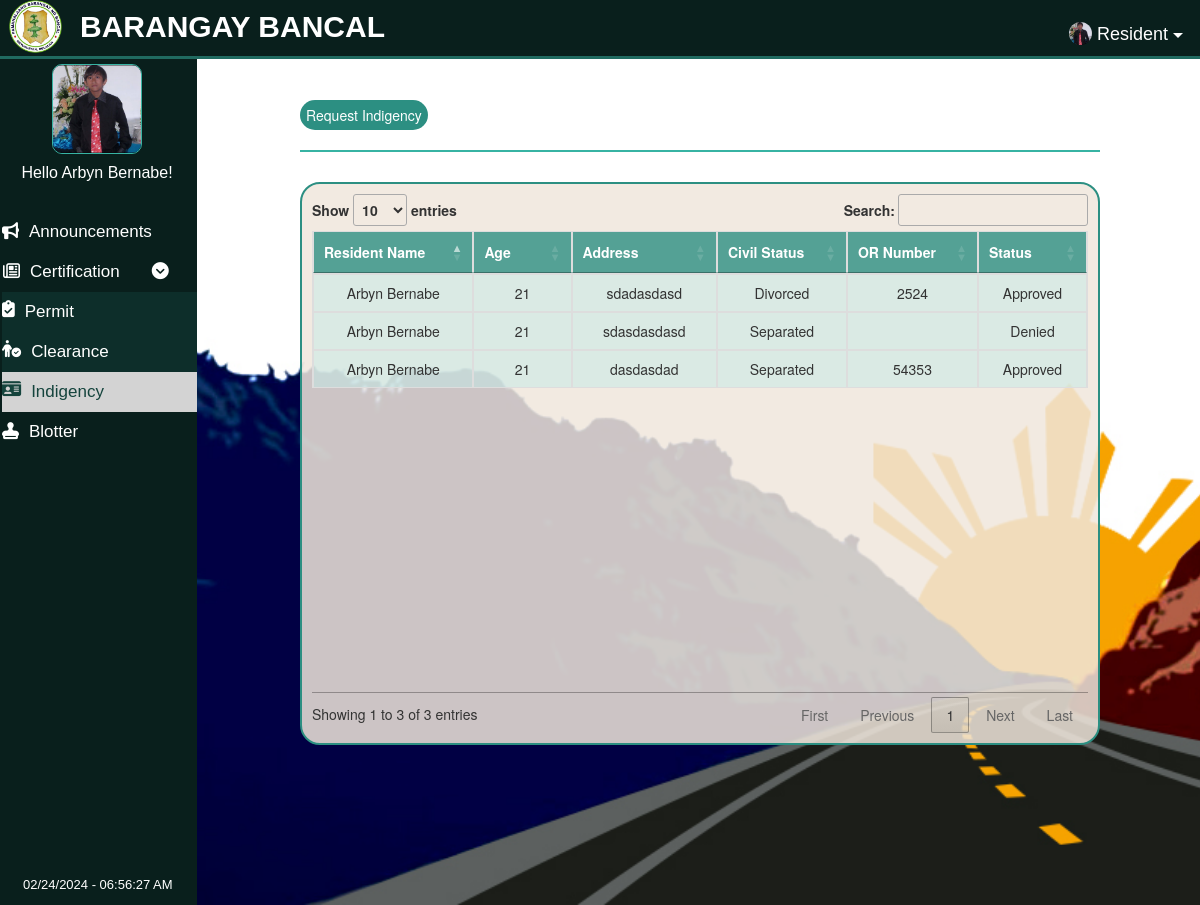
Screenshot of /pages/Indigencyuser/Indigencyuser.php (signed in) with the database file from the repository.
### tables this page shows
CREATE TABLE `tblresidents` (
  `id` int(11) NOT NULL,
  `name` varchar(100) NOT NULL,
  `contact` varchar(100) NOT NULL,
  `age` varchar(100) NOT NULL,
  `gender` varchar(100) NOT NULL,
  `address` varchar(100) NOT NULL,
  `User` varchar(100) NOT NULL,
  `Pass` varchar(100) NOT NULL,
  `img_url` varchar(100) NOT NULL
);

CREATE TABLE `tblindigency` (
  `id` int(11) NOT NULL,
  `user_id` int(11) NOT NULL,
  `rname` varchar(100) NOT NULL,
  `age` varchar(100) NOT NULL,
  `address` varchar(100) NOT NULL,
  `civil` varchar(100) NOT NULL,
  `ornumber` varchar(100) NOT NULL,
  `status` varchar(100) NOT NULL,
  `date` varchar(100) NOT NULL
);

### pages/Indigencyuser/Indigencyuser.php (the view, shortened to what this page needs)
<?php
include "config.php";
$userid=$_SESSION['userid'];
if(empty($_SESSION['userid']))
{
    header('location:../LoginPageuser/LoginPageuser.php');
}
else
{
?>
<!DOCTYPE html>
<html lang="en">
<head>
    <link rel="stylesheet" href="../../css/Indigencyuser.css">
    <link rel="stylesheet" href="https://cdnjs.cloudflare.com/ajax/libs/font-awesome/6.2.0/css/all.min.css">
    <link rel="stylesheet" href="https://cdnjs.cloudflare.com/ajax/libs/twitter-bootstrap/3.3.7/css/bootstrap.min.css" />
    <link rel="stylesheet" href="https://cdn.datatables.net/1.12.1/css/jquery.dataTables.min.css" />
</head>
<body>
<?php
            $query = "SELECT img_url FROM tblresidents WHERE id='$userid'";
            $sql = mysqli_query($conn,$query);
            if(mysqli_num_rows($sql)>0){
                while($images = mysqli_fetch_assoc($sql)){
        ?>
<div id="navbar" class="navbar-font">
    <div class="dropdown" >
    <button class="btn dropdown-toggle btn-lg " type="button"  data-toggle="dropdown"><img src="../../image/<?=$images['img_url']?>" alt="default profile" id="navbar-pic" >Resident
    <span class="caret"></span></button>
  </div>
  <a href="../Permituser/Permituser.php">
    <img src="../../images/bmsLogo.png" alt="bmsLogo" id="bmsLogo" class="w3-bar-item">
        <h4 id="name">BARANGAY BANCAL </h4> </a>
    </div>
    <div id="sidebar" class="sidebar-font" >
    <img src="../../image/<?=$images['img_url']?>" alt="default profile" id="sidebar-pic" >
        <h4 id="hello">Hello <?php echo $_SESSION['name'];?>!</h4>
        <a href="../Announcementuser/Announcementuser.php" class="announcement"><i class="fa-solid fa-bullhorn"></i>Announcements</a>
        <button class="certs"><i class="fa-regular fa-newspaper"></i>Certification<i class="fa-solid fa-circle-chevron-down" style="margin-left: 32px;"></i></button>
        <div id="certs">
        <a href="../Permituser/Permituser.php" class="certs "><i class="fa-solid fa-clipboard-check"></i>Permit</a>
        <a href="../Clearanceuser/Clearanceuser.php" class="certs"><i class="fa-solid fa-person-circle-check"></i>Clearance</a>
        <a href="../Indigencyuser/Indigencyuser.php" class="certs active"><i class="fa-solid fa-id-card"></i>Indigency</a>
        </div>
        <a href="../Blotteruser/Blotteruser.php" class="blotter"><i class="fa-solid fa-stamp"></i>Blotter</a>
        <span id='ct7'  style="color: white;
                               font-size: 13px;
                               position:fixed;
                               bottom:10px;
                               left: 23px;
                               "></span>
    </div>
    <?php  }}?>
    <div class="main">
        <button type="submit" id="btn-submit" onclick="openForm()">Request Indigency</button>
        <hr style="border: 1px solid #37B3A3;">
        <div class="loginPopup">
        <br/>
        <div class="table-responsive text-nowrap" id="table">
        <table id="example" class="table table-bordered table-hover " style="width:100%">
          <thead>
            <th width="160px">Resident Name</th>
            <th width="120px">Age</th>
            <th width="180px">Address</th>
            <th width="120px">Civil Status</th>
            <th width="120px">OR Number</th>
            <th width="120px">Status</th>
          </thead>
          <tbody>
          <?php
    $sql = "SELECT * FROM tblindigency WHERE `user_id`='$userid'";
    $result = mysqli_query($conn, $sql);
    while ($row = mysqli_fetch_assoc($result)) {
      ?>
      <tr class="text-center">
        <td><?php echo $row['rname'] ?></td>
        <td><?php echo $row['age'] ?></td>
        <td><?php echo $row['address'] ?></td>
        <td><?php echo $row['civil'] ?></td>
        <td><?php echo $row['ornumber'] ?></td>
        <td><?php echo $row['status'] ?></td>
    </tr>
    <?php
    }
  ?>
          </tbody>
        </table>
      </div>
    </div>
</body>
</html>
<?php
}
?>

### css/Indigencyuser.css (style rules this page uses)
body { height: 100%; width: 100%; background-image: url("../images/009.jpg"); background-size: cover; background-repeat: no-repeat; background-attachment: fixed; overflow: hidden; }
#sidebar { background-color: #091f1c; margin: 0; width: 200px; position: fixed; top: 59px; left: -3px; height: 100%; overflow: auto; z-index: 1; }
.navbar-font { font-family: "Century Gothic", CenturyGothic, AppleGothic, sans-serif; font-size: 20px; }
.sidebar-font { font-family: "Century Gothic", CenturyGothic, AppleGothic, sans-serif; font-size: 20px; }
#navbar { max-width: 100%; border-bottom: 3px solid #206a60; position: fixed; left: 0; width: 100%; height: 59px; text-align: right; background-color:#091f1c; top: 0; z-index: 1; }
#name { position: fixed; top: 0px; left: 80px; font-size: 30px; font-weight: 800; color: white; }
.dropdown { border: none; position: relative; top: 11px; float: right; }
.btn { all: unset; color: white; }
#bmsLogo { height: 55px; width: 55px; position: fixed; top: -1px; left: 8px; }
#sidebar a { text-decoration: none; color: white; display: block; font-size: 17px; margin-left: 5px; padding-top: 8px; padding-bottom: 8px; }
#sidebar i { margin-right: 10px; }
#sidebar a.active { background-color: white; color:#091f1c; }
#certs a.active { background-color: #D3D3D3; color: #15443d; }
#hello { text-align: center; font-size: 16px; font-weight: 200; color: white; margin-bottom: 30px; }
.certs { background-color: #091f1c; color: white; border: none; font-size: 17px; height: 40px; width: 100%; text-align: left; }
#certs a { background-color: #0d2e2a; display: flex; }
body { display: grid; grid-template-columns: 200px 1fr; grid-template-areas: "header header" "sidebar main" "sidebar footer"; }
.main { grid-area: main; padding: 100px; overflow-x: auto; }
#btn-submit { height: 30px; border-radius: 20px; background-color: #2C8F82; border: none; color: white; }
.loginPopup { position: relative; text-align: center; width: 100%; margin-top: 70px; }
#table { position: relative; top: -60px; border: 2px solid #2C8F82; padding: 10px; background-color: rgba(240, 231, 220,0.85); border-radius: 20px; }
#table thead { background-color: rgba(44, 143, 130,0.8); color: white; }
#table td { background-color: rgba(195, 236, 231,0.5); }
#sidebar-pic { display: block; margin-left: auto; margin-right: auto; margin-top: 5px; width: 90px; height: 90px; border: 1px solid #37B3A3 ; border-radius: 10px ; }
#navbar-pic { width: 23px; height: 23px; border-radius: 75px; margin-right: 5px; margin-bottom: 3px; }
@media only screen and (min-width: 768px) { body { zoom: 80%; } }
@media only screen and (min-width: 1080px) { body { zoom: 125%; } }
@media only screen and (min-width: 990px) { body { zoom: 100%; } }

### rows the page displays
tblresidents: img_url (picture)
tblindigency: rname "Arbyn Bernabe", age "21", address "sdadasdasd", civil "Divorced", ornumber "2524", status "Approved"
tblindigency: rname "Arbyn Bernabe", age "21", address "sdasdasdasd", civil "Separated", status "Denied"
tblindigency: rname "Arbyn Bernabe", age "21", address "dasdasdad", civil "Separated", ornumber "54353", status "Approved"
